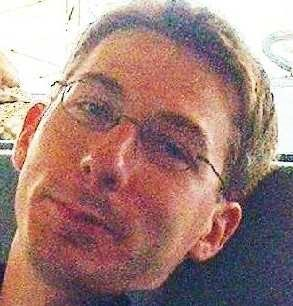
%> input picture Input/face.jpg, 293 x 306 px
$ octave main.m   (GNU Octave 9; MATLAB toolbox functions it lacks are replaced by stand-ins)
%> lines starting %> are read from the running program, lines starting %| are printed output that depends on the picture
### Code/imageRegularize.m
function [ imgOutput ] = imageRegularize( imgInput )
    imgInput = im2double(imgInput);
    Red = imgInput(:,:,1);
    Green = imgInput(:,:,2);
    Blue = imgInput(:,:,3);
    [rows, columns] = size(Red);

    % Gradient function uses :-
    % 1. Central difference for non border pixels
    % 2. Forward difference for 1st column (likewise for row)
    % 3. Backward Difference for last column (likewise for row)

    [IxRed, IyRed] = gradient(Red);
    [IxGreen, IyGreen] = gradient(Green);
    [IxBlue, IyBlue] = gradient(Blue);

    IxxRed = myImageGradientXX(Red);
    IxxGreen = myImageGradientXX(Green);
    IxxBlue = myImageGradientXX(Blue);

    IyyRed = myImageGradientYY(Red);
    IyyGreen = myImageGradientYY(Green);
    IyyBlue = myImageGradientYY(Blue);

    IxyRed = myImageGradientXY(Red);
    IxyGreen = myImageGradientXY(Green);
    IxyBlue = myImageGradientXY(Blue);

    Ix = cat(3, IxRed, IxGreen, IxBlue);
    Iy = cat(3, IyRed, IyGreen, IyBlue);

    windowSize = 5;
    padIx = zeros(rows+2*windowSize, columns+2*windowSize, 3);
    padIy = zeros(rows+2*windowSize, columns+2*windowSize, 3);
    padIx(windowSize+1:windowSize+rows, windowSize+1:windowSize+columns, :) = Ix;
    padIy(windowSize+1:windowSize+rows, windowSize+1:windowSize+columns, :) = Iy;

    padIx2 = padIx.*padIx;
    padIy2 = padIy.*padIy;
    padIxIy = padIx.*padIy;
    weight = fspecial('gaussian', [windowSize windowSize], 2);

    traceRed = zeros(size(IxRed));
    traceBlue = zeros(size(IxRed));
    traceGreen = zeros(size(IxRed));
    for i = 1:1:rows
        for j = 1:1:columns
            G = zeros(2,2);
            Sx2Red = sum(sum(weight.*padIx2(i+floor(windowSize/2):windowSize+i+floor(windowSize/2)-1, j+floor(windowSize/2):windowSize+j+floor(windowSize/2)-1,1)));
            Sy2Red = sum(sum(weight.*padIy2(i+floor(windowSize/2):windowSize+i+floor(windowSize/2)-1, j+floor(windowSize/2):windowSize+j+floor(windowSize/2)-1,1)));
            SxSyRed = sum(sum(weight.*padIxIy(i+floor(windowSize/2):windowSize+i+floor(windowSize/2)-1, j+floor(windowSize/2):windowSize+j+floor(windowSize/2)-1,1)));

            Sx2Green = sum(sum(weight.*padIx2(i+floor(windowSize/2):windowSize+i+floor(windowSize/2)-1, j+floor(windowSize/2):windowSize+j+floor(windowSize/2)-1,3)));
            Sy2Green = sum(sum(weight.*padIy2(i+floor(windowSize/2):windowSize+i+floor(windowSize/2)-1, j+floor(windowSize/2):windowSize+j+floor(windowSize/2)-1,3)));
            SxSyGreen = sum(sum(weight.*padIxIy(i+floor(windowSize/2):windowSize+i+floor(windowSize/2)-1, j+floor(windowSize/2):windowSize+j+floor(windowSize/2)-1,3)));

            Sx2Blue = sum(sum(weight.*padIx2(i+floor(windowSize/2):windowSize+i+floor(windowSize/2)-1, j+floor(windowSize/2):windowSize+j+floor(windowSize/2)-1,2)));
            Sy2Blue = sum(sum(weight.*padIy2(i+floor(windowSize/2):windowSize+i+floor(windowSize/2)-1, j+floor(windowSize/2):windowSize+j+floor(windowSize/2)-1,2)));
            SxSyBlue = sum(sum(weight.*padIxIy(i+floor(windowSize/2):windowSize+i+floor(windowSize/2)-1, j+floor(windowSize/2):windowSize+j+floor(windowSize/2)-1,2)));

            G = [Sx2Red+Sx2Blue+Sx2Green, SxSyRed+SxSyBlue+SxSyGreen; SxSyRed+SxSyBlue+SxSyGreen, Sy2Red+Sy2Blue+Sy2Green];
            %Smoothing of the above tensor maybe done Gsigma1 = G*Gsigma
            [eigenvector, eigenvalue] = eig(G);

            f2 = 1/((1+eigenvalue(1,1)+eigenvalue(2,2))^2); %f+, perp to the edge
            f1 = 1/(sqrt(1+eigenvalue(1,1)+eigenvalue(2,2))); %f-, along to edge
            if(eigenvalue(1,1)>eigenvalue(2,2))
                T = f2*eigenvector(:,1)*eigenvector(:,1)' + f1*eigenvector(:,2)*eigenvector(:,2)';
            else
                T = f2*eigenvector(:,2)*eigenvector(:,2)' + f1*eigenvector(:,1)*eigenvector(:,1)';
            end
            Hred = [IxxRed(i,j), IxyRed(i,j); IxyRed(i,j), IyyRed(i,j)];
            Hblue = [IxxBlue(i,j), IxyBlue(i,j); IxyBlue(i,j), IyyBlue(i,j)];
            Hgreen = [IxxGreen(i,j), IxyGreen(i,j); IxyGreen(i,j), IyyGreen(i,j)];

            traceRed(i,j) = trace(T*Hred);
            traceBlue(i,j) = trace(T*Hblue);
            traceGreen(i,j) = trace(T*Hgreen);
        end
    end
    imgOutput = cat(3, traceRed, traceGreen, traceBlue);
end

### Code/myImageGradientXX.m
function [ Ixx ] = myImageGradientXX( imgInput )
    [rows, columns] = size(imgInput);
    Ixx = circshift(imgInput,1,2) - 2*imgInput + circshift(imgInput,-1,2); %Central difference for all non border pixels
    Ixx(:,1) = imgInput(:,2) - imgInput(:,1); %Forward difference for 1st column
    Ixx(:,columns) = imgInput(:,columns-1) - imgInput(:,columns); %Backward difference for last column
end

### Code/myImageGradientYY.m
function [ Iyy ] = myImageGradientYY( imgInput )
    [rows, columns] = size(imgInput);
    Iyy = circshift(imgInput,1) - 2*imgInput + circshift(imgInput,-1); %Central difference for all non border pixels
    Iyy(1,:) = imgInput(2,:) - imgInput(1,:); %Forward difference for 1st row
    Iyy(rows,:) = imgInput(rows-1,:) - imgInput(rows,:); %Backward difference for last column
end

### Code/myImageGradientXY.m
function [ Ixy ] = myImageGradientXY( imgInput )
    [rows, columns] = size(imgInput);
    Ixy = zeros(rows+2, columns+2);
    appImgInput = Ixy;
    appImgInput(1,2:columns+1) = imgInput(1,:); %1st row repeated
    appImgInput(1,1) = imgInput(1,1); % Left corner pixel of 1st row repeated to the new top left corner
    appImgInput(1, columns+2) = imgInput(1,columns); % top right corner pixel repeated to the new top right corner
    appImgInput(rows+2,2:columns+1) = imgInput(rows,:); % last row repeated
    appImgInput(rows+2,1) = imgInput(rows,1); % bottom left pixel repeated on the new bottom left corner
    appImgInput(rows+2, columns+2) = imgInput(rows,columns); %bottom right pixel repeated to the new bottom right
    appImgInput(2:rows+1,1) = imgInput(:,1); % 1st column repeated
    appImgInput(2:rows+1,columns+2) = imgInput(:,columns); % last column repeated
    appImgInput(2:rows+1, 2:columns+1) = imgInput; % entire image copied to the middle of the new matrix
    Ixy = circshift(circshift(appImgInput, 1), 1, 2) - circshift(circshift(appImgInput, 1), -1, 2) - circshift(circshift(appImgInput, -1), 1, 2) + circshift(circshift(appImgInput, -1), -1, 2);
    Ixy = 0.25 * Ixy(2:rows+1,2:columns+1);
end

### Code/main.m
%% CS 663: Fundamentals of Digital Image Processing
% *Course Project* on _Vector-Valued Image Regularization with PDEs_
%
%  Find the paper at: https://tschumperle.users.greyc.fr/publications/tschumperle_pami05.pdf
%  Project Proposal: http://home.iitb.ac.in/~praveen.agrawal/Proposal.pdf
%
%  Team members:
%  ===========================
%  Ankita Pasad       12D070021
%  Himanshi Swarnkar  120100065
%  Praveen Agrawal    12D020030

%% Image Regularization

clear;
clc;
tic;
myNumOfColors = 256;
myColorScale = [ (0:1/(myNumOfColors-1):1)' , (0:1/(myNumOfColors-1):1)' , (0:1/(myNumOfColors-1):1)' ];
imgInput = imread('../Input/face.jpg');
%> imgInput is the input picture: size 306x293x3 uint8; mean R, G, B 163.9, 129.6, 124.7
filter = fspecial('gaussian', [5 5], 0.66);
imgInput = imfilter(imgInput, filter);
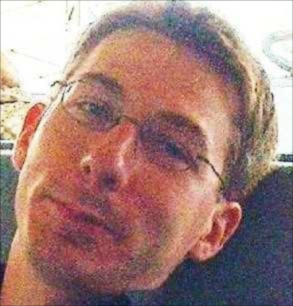
%> imgInput: size 306x293x3 uint8; mean R, G, B 163.5, 129.2, 124.3
imgOrig = imgInput;
h = waitbar(0,'Wait Please');
dt = 0.01;
tEnd = 1;
for t = 0:dt:tEnd
%> (the run ends here)
